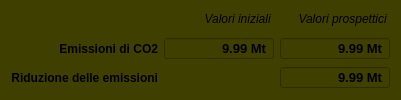
            <widget class="QWidget" name="emisResWgt" native="true">
             <property name="maximumSize">
              <size>
               <width>16777215</width>
               <height>16777215</height>
              </size>
             </property>
             <property name="styleSheet">
              <string notr="true">background-color: rgb(63, 63, 0);</string>
             </property>
             <layout class="QGridLayout" name="gridLayout_6">
              <item row="0" column="1">
               <widget class="QLabel" name="actualLbl_4">
                <property name="sizePolicy">
                 <sizepolicy hsizetype="Fixed" vsizetype="Preferred">
                  <horstretch>0</horstretch>
                  <verstretch>0</verstretch>
                 </sizepolicy>
                </property>
                <property name="minimumSize">
                 <size>
                  <width>110</width>
                  <height>0</height>
                 </size>
                </property>
                <property name="maximumSize">
                 <size>
                  <width>110</width>
                  <height>16777215</height>
                 </size>
                </property>
                <property name="font">
                 <font>
                  <weight>50</weight>
                  <italic>true</italic>
                  <bold>false</bold>
                 </font>
                </property>
                <property name="text">
                 <string>Valori iniziali </string>
                </property>
                <property name="alignment">
                 <set>Qt::AlignRight|Qt::AlignTrailing|Qt::AlignVCenter</set>
                </property>
               </widget>
              </item>
              <item row="0" column="2">
               <widget class="QLabel" name="perspectLbl_4">
                <property name="sizePolicy">
                 <sizepolicy hsizetype="Fixed" vsizetype="Preferred">
                  <horstretch>0</horstretch>
                  <verstretch>0</verstretch>
                 </sizepolicy>
                </property>
                <property name="minimumSize">
                 <size>
                  <width>110</width>
                  <height>0</height>
                 </size>
                </property>
                <property name="maximumSize">
                 <size>
                  <width>110</width>
                  <height>16777215</height>
                 </size>
                </property>
                <property name="font">
                 <font>
                  <weight>50</weight>
                  <italic>true</italic>
                  <bold>false</bold>
                 </font>
                </property>
                <property name="text">
                 <string>Valori prospettici </string>
                </property>
                <property name="alignment">
                 <set>Qt::AlignRight|Qt::AlignTrailing|Qt::AlignVCenter</set>
                </property>
               </widget>
              </item>
              <item row="2" column="0">
               <widget class="QLabel" name="co2EmisResActLbl">
                <property name="font">
                 <font>
                  <pointsize>9</pointsize>
                  <weight>75</weight>
                  <bold>true</bold>
                 </font>
                </property>
                <property name="text">
                 <string>Emissioni di CO2</string>
                </property>
                <property name="alignment">
                 <set>Qt::AlignRight|Qt::AlignTrailing|Qt::AlignVCenter</set>
                </property>
               </widget>
              </item>
              <item row="2" column="1">
               <widget class="QDoubleSpinBox" name="co2EmisResActDsb">
                <property name="sizePolicy">
                 <sizepolicy hsizetype="Fixed" vsizetype="Fixed">
                  <horstretch>0</horstretch>
                  <verstretch>0</verstretch>
                 </sizepolicy>
                </property>
                <property name="minimumSize">
                 <size>
                  <width>110</width>
                  <height>0</height>
                 </size>
                </property>
                <property name="maximumSize">
                 <size>
                  <width>110</width>
                  <height>16777215</height>
                 </size>
                </property>
                <property name="font">
                 <font>
                  <pointsize>10</pointsize>
                  <weight>75</weight>
                  <bold>true</bold>
                 </font>
                </property>
                <property name="alignment">
                 <set>Qt::AlignRight|Qt::AlignTrailing|Qt::AlignVCenter</set>
                </property>
                <property name="buttonSymbols">
                 <enum>QAbstractSpinBox::NoButtons</enum>
                </property>
                <property name="suffix">
                 <string> Mt</string>
                </property>
                <property name="maximum">
                 <double>999999999.990000009536743</double>
                </property>
                <property name="singleStep">
                 <double>0.100000000000000</double>
                </property>
                <property name="value">
                 <double>9.990000000000000</double>
                </property>
               </widget>
              </item>
              <item row="2" column="2">
               <widget class="QDoubleSpinBox" name="co2EmisResPerspDsb">
                <property name="sizePolicy">
                 <sizepolicy hsizetype="Fixed" vsizetype="Fixed">
                  <horstretch>0</horstretch>
                  <verstretch>0</verstretch>
                 </sizepolicy>
                </property>
                <property name="minimumSize">
                 <size>
                  <width>110</width>
                  <height>0</height>
                 </size>
                </property>
                <property name="maximumSize">
                 <size>
                  <width>110</width>
                  <height>16777215</height>
                 </size>
                </property>
                <property name="font">
                 <font>
                  <pointsize>10</pointsize>
                  <weight>75</weight>
                  <bold>true</bold>
                 </font>
                </property>
                <property name="alignment">
                 <set>Qt::AlignRight|Qt::AlignTrailing|Qt::AlignVCenter</set>
                </property>
                <property name="buttonSymbols">
                 <enum>QAbstractSpinBox::NoButtons</enum>
                </property>
                <property name="suffix">
                 <string> Mt</string>
                </property>
                <property name="maximum">
                 <double>999999999.990000009536743</double>
                </property>
                <property name="singleStep">
                 <double>0.100000000000000</double>
                </property>
                <property name="value">
                 <double>9.990000000000000</double>
                </property>
               </widget>
              </item>
              <item row="1" column="0">
               <spacer name="verticalSpacer_33">
                <property name="orientation">
                 <enum>Qt::Vertical</enum>
                </property>
                <property name="sizeType">
                 <enum>QSizePolicy::Fixed</enum>
                </property>
                <property name="sizeHint" stdset="0">
                 <size>
                  <width>20</width>
                  <height>5</height>
                 </size>
                </property>
               </spacer>
              </item>
              <item row="3" column="0">
               <widget class="QLabel" name="co2EmisRedResPerspLbl">
                <property name="font">
                 <font>
                  <pointsize>9</pointsize>
                  <weight>75</weight>
                  <bold>true</bold>
                 </font>
                </property>
                <property name="text">
                 <string>Riduzione delle emissioni</string>
                </property>
                <property name="alignment">
                 <set>Qt::AlignRight|Qt::AlignTrailing|Qt::AlignVCenter</set>
                </property>
               </widget>
              </item>
              <item row="3" column="2">
               <widget class="QDoubleSpinBox" name="co2EmisRedResPerspDsb">
                <property name="sizePolicy">
                 <sizepolicy hsizetype="Fixed" vsizetype="Fixed">
                  <horstretch>0</horstretch>
                  <verstretch>0</verstretch>
                 </sizepolicy>
                </property>
                <property name="minimumSize">
                 <size>
                  <width>110</width>
                  <height>0</height>
                 </size>
                </property>
                <property name="maximumSize">
                 <size>
                  <width>110</width>
                  <height>16777215</height>
                 </size>
                </property>
                <property name="font">
                 <font>
                  <pointsize>10</pointsize>
                  <weight>75</weight>
                  <bold>true</bold>
                 </font>
                </property>
                <property name="alignment">
                 <set>Qt::AlignRight|Qt::AlignTrailing|Qt::AlignVCenter</set>
                </property>
                <property name="buttonSymbols">
                 <enum>QAbstractSpinBox::NoButtons</enum>
                </property>
                <property name="suffix">
                 <string> Mt</string>
                </property>
                <property name="minimum">
                 <double>-999999999.990000009536743</double>
                </property>
                <property name="maximum">
                 <double>999999999.990000009536743</double>
                </property>
                <property name="singleStep">
                 <double>0.100000000000000</double>
                </property>
                <property name="value">
                 <double>9.990000000000000</double>
                </property>
               </widget>
              </item>
             </layout>
            </widget>
